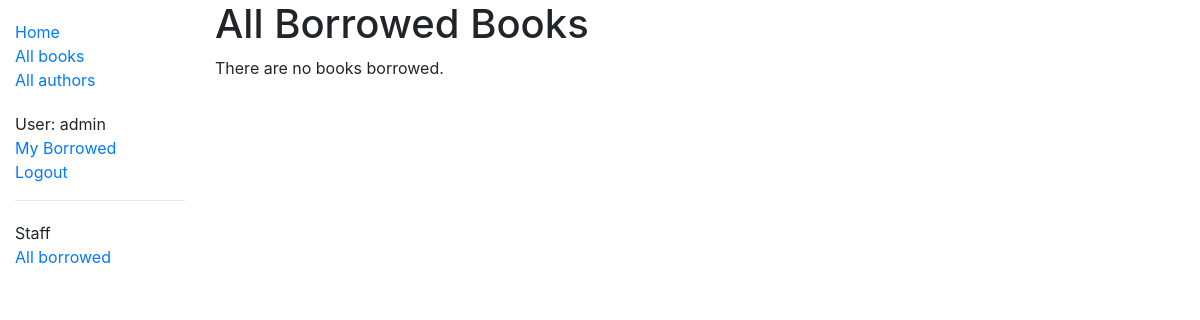
/catalog/borrowed/ (signed in), run on an earlier commit of the app's database.
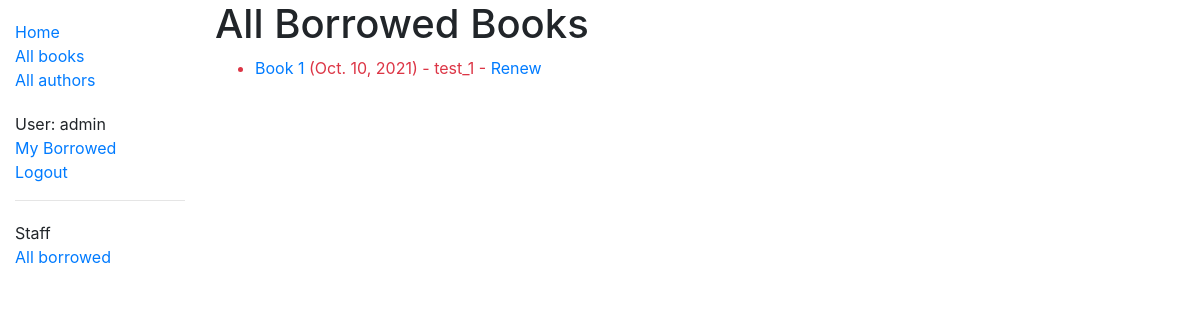
And on a later commit of the database.
### catalog/models.py (models this page shows, shortened)
class BookInstance(models.Model):
    id = models.UUIDField(primary_key=True, default=uuid.uuid4, help_text="Unique ID for this particular book across whole library")
    book = models.ForeignKey('Book', on_delete=models.SET_NULL, null=True, related_name='instances')
    imprint = models.CharField(max_length=200)
    due_back = models.DateField(null=True, blank=True)
    borrower = models.ForeignKey(User, on_delete=models.SET_NULL, null=True, blank=True)
    LOAN_STATUS = (
        ('m', 'Maintenance'),
        ('o', 'On loan'),
        ('a', 'Available'),
        ('r', 'Reserved'),
    )
    status = models.CharField(max_length=1, choices=LOAN_STATUS, blank=True, default='m', help_text='Book availability')
    @property
    def is_overdue(self):
        if self.due_back and date.today() > self.due_back:
            return True
        return False
    class Meta:
        ordering = ["due_back"]
        permissions = (("can_mark_returned", "Set book as returned"),)

class Book(models.Model):
    title = models.CharField(max_length=200)
    author = models.ForeignKey('Author', on_delete=models.SET_NULL, null=True, related_name='books')
    summary = models.TextField(max_length=1000, help_text="Enter a brief description of the book")
    isbn = models.CharField('ISBN', max_length=13, help_text='13 Character <a href="https://www.isbn-international.org/content/what-isbn">ISBN number</a>')
    genre = models.ManyToManyField(Genre, help_text="Select a genre for this book")
    language = models.ForeignKey('Language', on_delete=models.SET_NULL, null=True)
    def display_genre(self):
        return ', '.join([genre.name for genre in self.genre.all()[:3]])
    display_genre.short_description = 'Genre'
    class Meta:
        ordering = ['-id']

### catalog/views.py (the view)
# urls.py: path('borrowed/', views.LoanedBooksAllListView.as_view(), name='all-borrowed'),
class LoanedBooksAllListView(PermissionRequiredMixin, generic.ListView):
    model = BookInstance
    permission_required = 'catalog.can_mark_returned'
    template_name = 'catalog/bookinstance_list_borrowed_all.html'
    paginate_by = 10
    def get_queryset(self):
        return BookInstance.objects.filter(status__exact='o').order_by('due_back')

### catalog/templates/catalog/bookinstance_list_borrowed_all.html
{% extends "base_generic.html" %}
{% block content %}
    <h1>All Borrowed Books</h1>
    {% if bookinstance_list %}
    <ul>
      {% for bookinst in bookinstance_list %}
      <li class="{% if bookinst.is_overdue %}text-danger{% endif %}">
        <a href="{% url 'book-detail' bookinst.book.pk %}">{{bookinst.book.title}}</a> ({{ bookinst.due_back }}) {% if user.is_staff %}- {{ bookinst.borrower }}{% endif %} {% if perms.catalog.can_mark_returned %}- <a href="{% url 'renew-book-librarian' bookinst.id %}">Renew</a>  {% endif %}
      </li>
      {% endfor %}
    </ul>
    {% else %}
      <p>There are no books borrowed.</p>
    {% endif %}
{% endblock %}

What changed in the data, as far as the page shows it:
added BookInstance: book "Book 1", due_back "Oct. 10, 2021", borrower "test_1"
Also different on the page:
text no longer shown: "There are no books borrowed."
